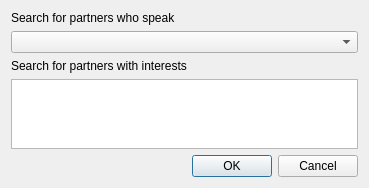
<?xml version="1.0" encoding="UTF-8"?>
<ui version="4.0">
 <class>StrangerPrefsWindow</class>
 <widget class="QDialog" name="StrangerPrefsWindow">
  <property name="geometry">
   <rect>
    <x>0</x>
    <y>0</y>
    <width>369</width>
    <height>164</height>
   </rect>
  </property>
  <property name="windowTitle">
   <string>Preferences</string>
  </property>
  <property name="modal">
   <bool>true</bool>
  </property>
  <layout class="QVBoxLayout" name="verticalLayout">
   <item>
    <widget class="QLabel" name="label_2">
     <property name="text">
      <string>Search for partners who speak</string>
     </property>
    </widget>
   </item>
   <item>
    <widget class="QComboBox" name="languagePicker">
     <property name="sizePolicy">
      <sizepolicy hsizetype="Expanding" vsizetype="Fixed">
       <horstretch>0</horstretch>
       <verstretch>0</verstretch>
      </sizepolicy>
     </property>
    </widget>
   </item>
   <item>
    <widget class="QLabel" name="label">
     <property name="text">
      <string>Search for partners with interests</string>
     </property>
    </widget>
   </item>
   <item>
    <widget class="InterestsTextEdit" name="interestsTextbox">
     <property name="maximumBlockCount">
      <number>1</number>
     </property>
    </widget>
   </item>
   <item>
    <widget class="QDialogButtonBox" name="buttonBox">
     <property name="orientation">
      <enum>Qt::Horizontal</enum>
     </property>
     <property name="standardButtons">
      <set>QDialogButtonBox::Cancel|QDialogButtonBox::Ok</set>
     </property>
    </widget>
   </item>
  </layout>
 </widget>
 <customwidgets>
  <customwidget>
   <class>InterestsTextEdit</class>
   <extends>QPlainTextEdit</extends>
   <header>intereststextedit.h</header>
  </customwidget>
 </customwidgets>
 <tabstops>
  <tabstop>languagePicker</tabstop>
  <tabstop>buttonBox</tabstop>
 </tabstops>
 <resources/>
 <connections>
  <connection>
   <sender>buttonBox</sender>
   <signal>accepted()</signal>
   <receiver>StrangerPrefsWindow</receiver>
   <slot>accept()</slot>
   <hints>
    <hint type="sourcelabel">
     <x>248</x>
     <y>144</y>
    </hint>
    <hint type="destinationlabel">
     <x>157</x>
     <y>176</y>
    </hint>
   </hints>
  </connection>
  <connection>
   <sender>buttonBox</sender>
   <signal>rejected()</signal>
   <receiver>StrangerPrefsWindow</receiver>
   <slot>reject()</slot>
   <hints>
    <hint type="sourcelabel">
     <x>316</x>
     <y>150</y>
    </hint>
    <hint type="destinationlabel">
     <x>286</x>
     <y>176</y>
    </hint>
   </hints>
  </connection>
 </connections>
</ui>
